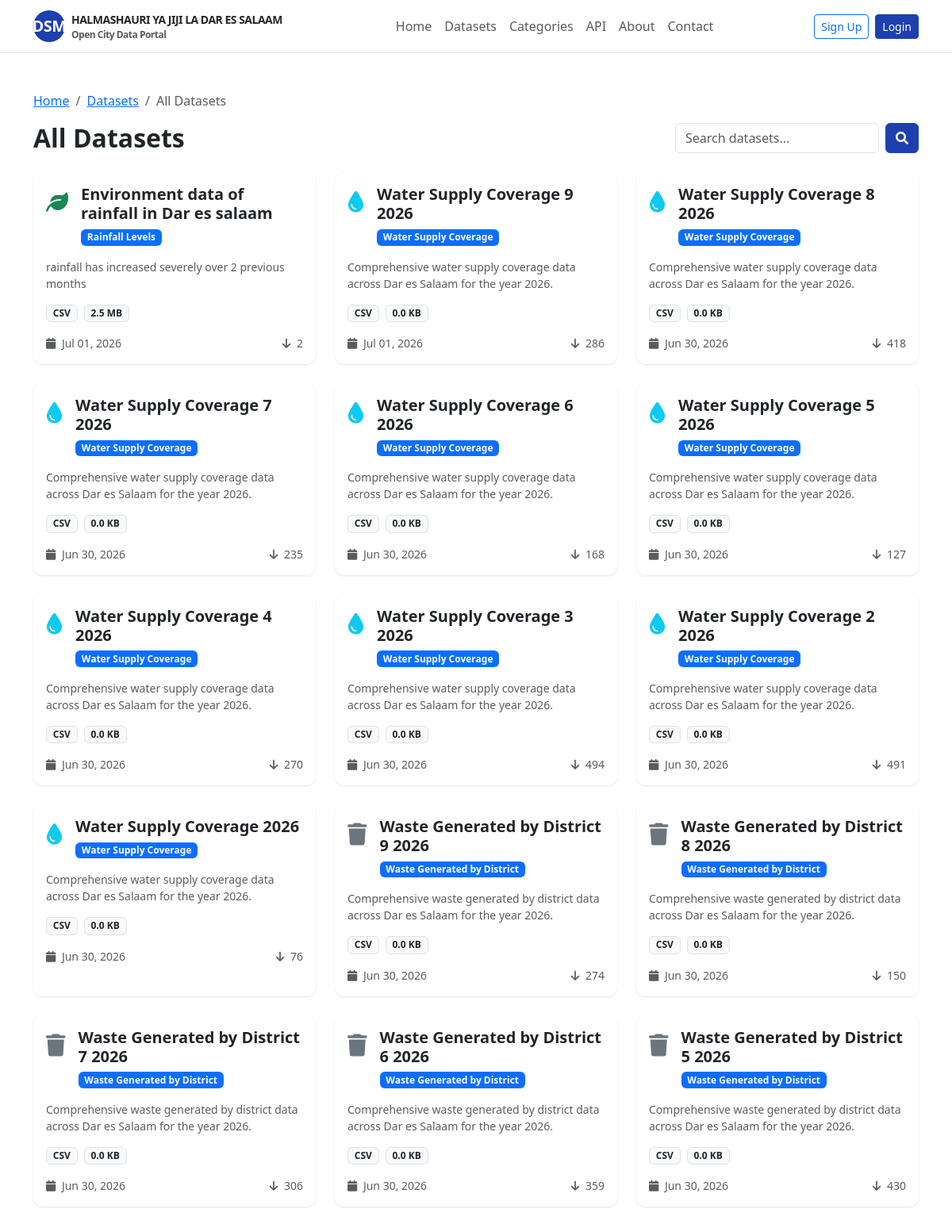
Page /datasets/ (upper part) on the committed database.
### datasets/models.py (models this page shows, shortened)
class Dataset(models.Model):
    STATUS_CHOICES = [
        ('draft', 'Draft'),
        ('published', 'Published'),
        ('archived', 'Archived'),
    ]
    FORMAT_CHOICES = [
        ('csv', 'CSV'),
        ('xlsx', 'XLSX'),
    ]
    title = models.CharField(max_length=300)
    slug = models.SlugField(unique=True)
    description = models.TextField()
    category = models.ForeignKey(Category, on_delete=models.CASCADE, related_name='datasets')
    subcategory = models.ForeignKey(Subcategory, on_delete=models.CASCADE, related_name='datasets', blank=True, null=True)
    source_department = models.CharField(max_length=200)
    data_owner = models.CharField(max_length=200, default='Dar es Salaam City Council')
    region = models.CharField(max_length=100, default='Dar es Salaam')
    temporal_extent_start = models.DateField()
    temporal_extent_end = models.DateField()
    language = models.CharField(max_length=50, default='English')
    resource_type = models.CharField(max_length=50, default='Dataset')
    format = models.CharField(max_length=10, choices=FORMAT_CHOICES, default='csv')
    file_size = models.CharField(max_length=20, blank=True)
    records = models.IntegerField(default=0)
    download_count = models.IntegerField(default=0)
    status = models.CharField(max_length=20, choices=STATUS_CHOICES, default='draft')
    created_at = models.DateTimeField(auto_now_add=True)
    updated_at = models.DateTimeField(auto_now=True)
    raw_file = models.FileField(upload_to='datasets/raw/', blank=True, null=True)
    processed_file = models.FileField(upload_to='datasets/processed/', blank=True, null=True)
    chart_image = models.ImageField(upload_to='charts/', blank=True, null=True)
    chart_data = models.JSONField(blank=True, null=True)
    class Meta:
        ordering = ['-created_at']

class Subcategory(models.Model):
    category = models.ForeignKey(Category, on_delete=models.CASCADE, related_name='subcategories')
    name = models.CharField(max_length=100)
    slug = models.SlugField()
    description = models.TextField()
    dataset_count = models.IntegerField(default=0)
    created_at = models.DateTimeField(auto_now_add=True)
    updated_at = models.DateTimeField(auto_now=True)
    class Meta:
        verbose_name_plural = 'Subcategories'
        ordering = ['name']
        unique_together = ['category', 'slug']

### datasets/views.py (the view)
# urls.py: path('', dataset_views.dataset_list, name='dataset_list'),
def dataset_list(request):
    categories = Category.objects.all()
    datasets = Dataset.objects.filter(status='published').select_related('category')
    category_slug = request.GET.get('category')
    if category_slug:
        datasets = datasets.filter(category__slug=category_slug)
    search = request.GET.get('q')
    if search:
        datasets = datasets.filter(Q(title__icontains=search) | Q(description__icontains=search)).distinct()
    return render(request, 'datasets/dataset_list.html', {
        'datasets': datasets,
        'categories': categories,
        'selected_category': category_slug,
        'page_title': 'All Datasets',
        'subcategories': Subcategory.objects.filter(category__slug=category_slug) if category_slug else Subcategory.objects.none(),
        'selected_subcategory': request.GET.get('subcategory'),
    })

### templates/datasets/dataset_list.html (shortened to what this page needs)
{% extends 'base.html' %}
{% block content %}
<div class="container py-5">
    <nav aria-label="breadcrumb">
        <ol class="breadcrumb">
            <li class="breadcrumb-item"><a href="/">Home</a></li>
            <li class="breadcrumb-item"><a href="/datasets/">Datasets</a></li>
            <li class="breadcrumb-item active" aria-current="page">{{ page_title }}</li>
        </ol>
    </nav>
    <div class="d-flex justify-content-between align-items-center mb-4">
        <h2 class="fw-bold mb-0">{{ page_title }}</h2>
        <form method="get" class="d-flex gap-2">
            <input type="text" name="q" class="form-control" placeholder="Search datasets..." value="{{ request.GET.q }}">
            <button class="btn btn-primary"><i class="fas fa-search"></i></button>
        </form>
    </div>
    <div class="row g-4">
        {% for dataset in datasets %}
        <div class="col-md-6 col-lg-4">
            <a href="/datasets/{{ dataset.slug }}/" class="text-decoration-none text-dark">
                <div class="card dataset-card h-100">
                    <div class="card-body">
                        <div class="d-flex align-items-start mb-3">
                            <div class="me-3" style="font-size:28px;">
                                {% if dataset.category.icon == 'traffic' %}<i class="fas fa-traffic-light text-warning"></i>
                                {% elif dataset.category.icon == 'population' %}<i class="fas fa-users text-primary-custom"></i>
                                {% elif dataset.category.icon == 'waste' %}<i class="fas fa-trash text-secondary"></i>
                                {% elif dataset.category.icon == 'health' %}<i class="fas fa-hospital text-danger"></i>
                                {% elif dataset.category.icon == 'water' %}<i class="fas fa-tint text-info"></i>
                                {% elif dataset.category.icon == 'environment' %}<i class="fas fa-leaf text-success"></i>
                                {% endif %}
                            </div>
                            <div class="flex-grow-1">
                                <h5 class="fw-bold mb-1">{{ dataset.title }}</h5>
                                <span class="badge bg-primary">{{ dataset.subcategory.name }}</span>
                            </div>
                        </div>
                        <p class="text-muted small mb-3">{{ dataset.description|truncatechars:120 }}</p>
                        <div class="d-flex gap-2 mb-3">
                            <span class="badge bg-light text-dark border">{{ dataset.format|upper }}</span>
                            <span class="badge bg-light text-dark border">{{ dataset.file_size }}</span>
                        </div>
                        <div class="d-flex justify-content-between small text-muted">
                            <span><i class="fas fa-calendar me-1"></i> {{ dataset.updated_at|date:"M d, Y" }}</span>
                            <span><i class="fas fa-arrow-down me-1"></i> {{ dataset.download_count }}</span>
                        </div>
                    </div>
                </div>
            </a>
        </div>
        {% empty %}
        <div class="col-12">
            <div class="alert alert-warning">No datasets found. Please check back later.</div>
        </div>
        {% endfor %}
    </div>
</div>
{% endblock %}

### templates/base.html (style rules this page uses)
:root { --primary-blue: #1e40af; --dark-blue: #0f172a; --light-bg: #f8fafc; }
body { font-family: 'Segoe UI', Tahoma, Geneva, Verdana, sans-serif; }
.btn-primary { background-color: var(--primary-blue); border-color: var(--primary-blue); }
.dataset-card { border: none; border-radius: 12px; box-shadow: 0 1px 3px rgba(0,0,0,0.1); transition: all 0.2s ease; }

### rows in the picture
Dataset: title "Environment data of rainfall in Dar es salaam", subcategory.name "Rainfall Levels", description "rainfall has increased severely over 2 previous months", format "CSV", file_size "2.5 MB", updated_at "Jul 01, 2026", download_count "2"
Dataset: title "Water Supply Coverage 9 2026", subcategory.name "Water Supply Coverage", description "Comprehensive water supply coverage data across Dar es Salaam for the year 2026.", format "CSV", file_size "0.0 KB", updated_at "Jul 01, 2026", download_count "286"
Dataset: title "Water Supply Coverage 8 2026", subcategory.name "Water Supply Coverage", description "Comprehensive water supply coverage data across Dar es Salaam for the year 2026.", format "CSV", file_size "0.0 KB", updated_at "Jun 30, 2026", download_count "418"
Dataset: title "Water Supply Coverage 7 2026", subcategory.name "Water Supply Coverage", description "Comprehensive water supply coverage data across Dar es Salaam for the year 2026.", format "CSV", file_size "0.0 KB", updated_at "Jun 30, 2026", download_count "235"
Dataset: title "Water Supply Coverage 6 2026", subcategory.name "Water Supply Coverage", description "Comprehensive water supply coverage data across Dar es Salaam for the year 2026.", format "CSV", file_size "0.0 KB", updated_at "Jun 30, 2026", download_count "168"
Dataset: title "Water Supply Coverage 5 2026", subcategory.name "Water Supply Coverage", description "Comprehensive water supply coverage data across Dar es Salaam for the year 2026.", format "CSV", file_size "0.0 KB", updated_at "Jun 30, 2026", download_count "127"
Dataset: title "Water Supply Coverage 4 2026", subcategory.name "Water Supply Coverage", description "Comprehensive water supply coverage data across Dar es Salaam for the year 2026.", format "CSV", file_size "0.0 KB", updated_at "Jun 30, 2026", download_count "270"
Dataset: title "Water Supply Coverage 3 2026", subcategory.name "Water Supply Coverage", description "Comprehensive water supply coverage data across Dar es Salaam for the year 2026.", format "CSV", file_size "0.0 KB", updated_at "Jun 30, 2026", download_count "494"
Dataset: title "Water Supply Coverage 2 2026", subcategory.name "Water Supply Coverage", description "Comprehensive water supply coverage data across Dar es Salaam for the year 2026.", format "CSV", file_size "0.0 KB", updated_at "Jun 30, 2026", download_count "491"
Dataset: title "Water Supply Coverage 2026", subcategory.name "Water Supply Coverage", description "Comprehensive water supply coverage data across Dar es Salaam for the year 2026.", format "CSV", file_size "0.0 KB", updated_at "Jun 30, 2026", download_count "76"
Dataset: title "Waste Generated by District 9 2026", subcategory.name "Waste Generated by District", description "Comprehensive waste generated by district data across Dar es Salaam for the year 2026.", format "CSV", file_size "0.0 KB", updated_at "Jun 30, 2026", download_count "274"
Dataset: title "Waste Generated by District 8 2026", subcategory.name "Waste Generated by District", description "Comprehensive waste generated by district data across Dar es Salaam for the year 2026.", format "CSV", file_size "0.0 KB", updated_at "Jun 30, 2026", download_count "150"
Dataset: title "Waste Generated by District 7 2026", subcategory.name "Waste Generated by District", description "Comprehensive waste generated by district data across Dar es Salaam for the year 2026.", format "CSV", file_size "0.0 KB", updated_at "Jun 30, 2026", download_count "306"
Dataset: title "Waste Generated by District 6 2026", subcategory.name "Waste Generated by District", description "Comprehensive waste generated by district data across Dar es Salaam for the year 2026.", format "CSV", file_size "0.0 KB", updated_at "Jun 30, 2026", download_count "359"
Dataset: title "Waste Generated by District 5 2026", subcategory.name "Waste Generated by District", description "Comprehensive waste generated by district data across Dar es Salaam for the year 2026.", format "CSV", file_size "0.0 KB", updated_at "Jun 30, 2026", download_count "430"

### other values in the picture
{{ page_title }} "All Datasets"
